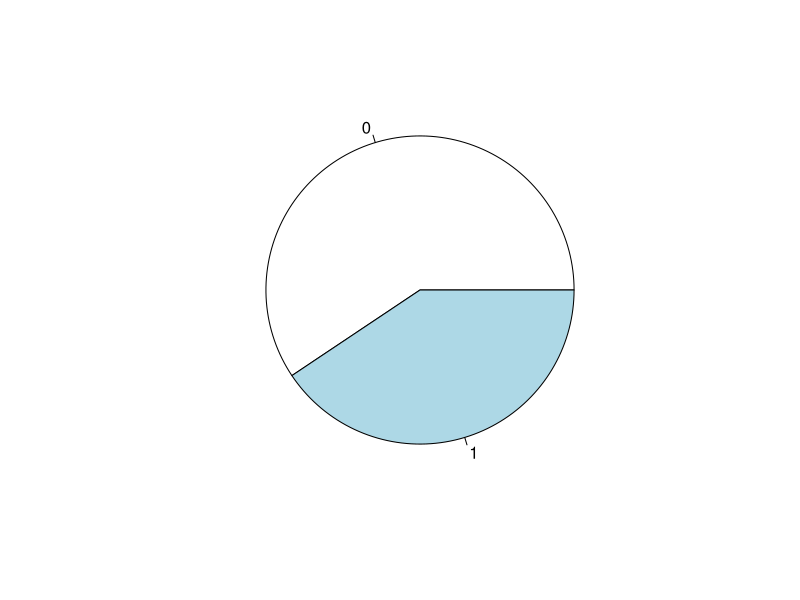
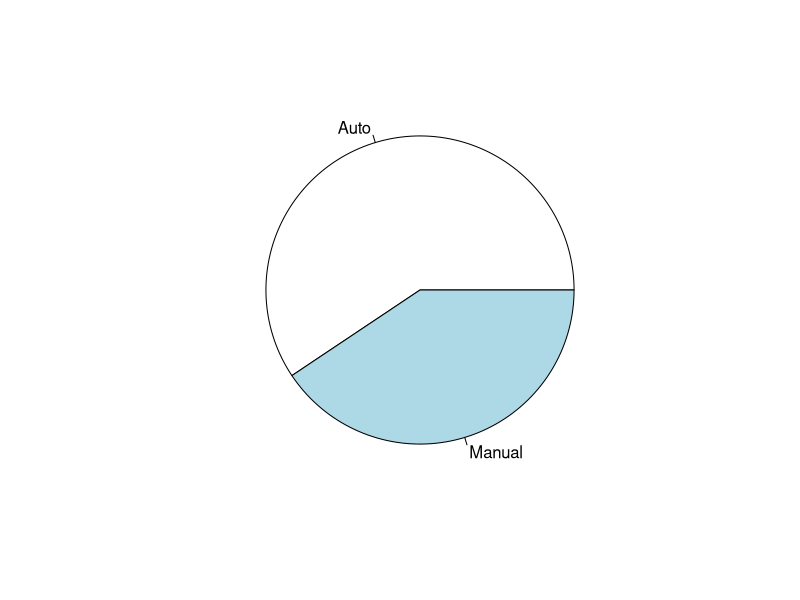
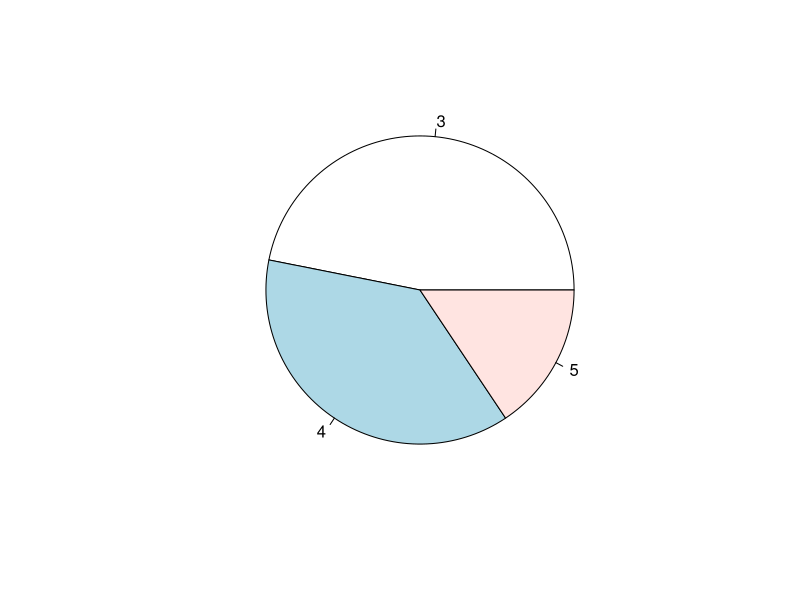
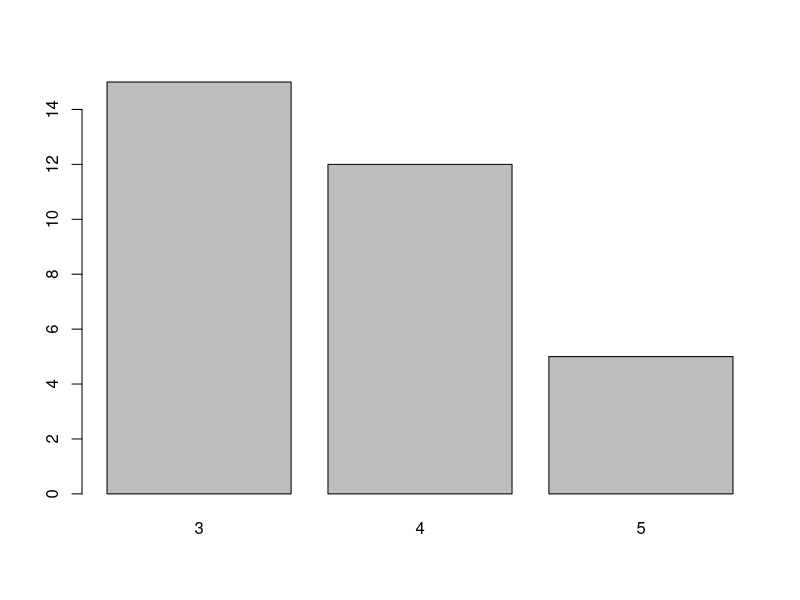
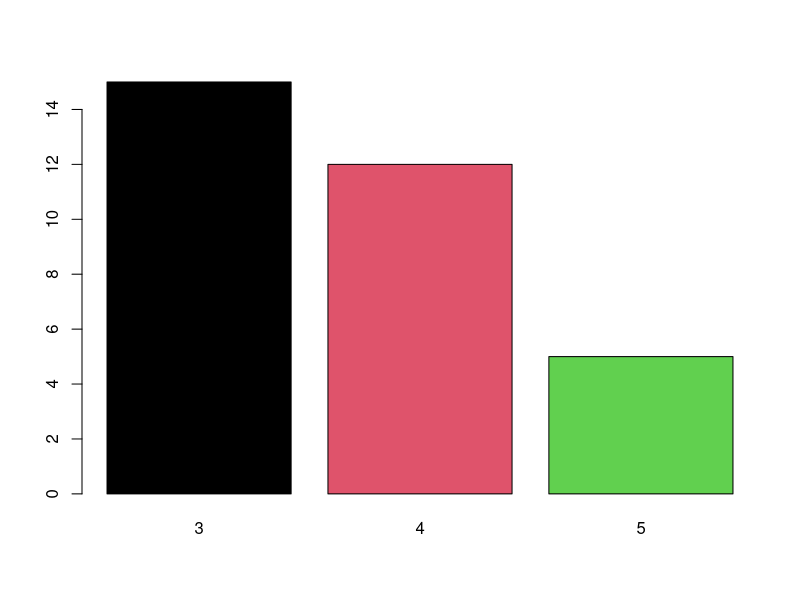
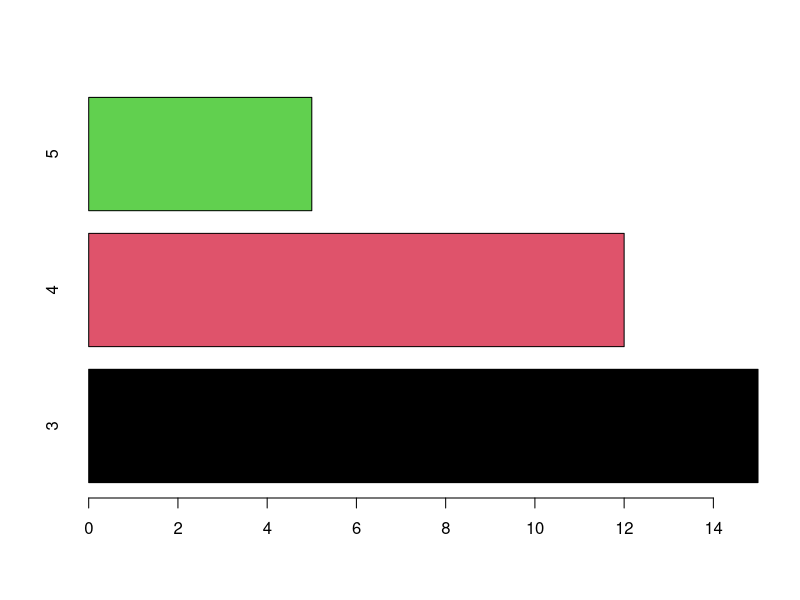
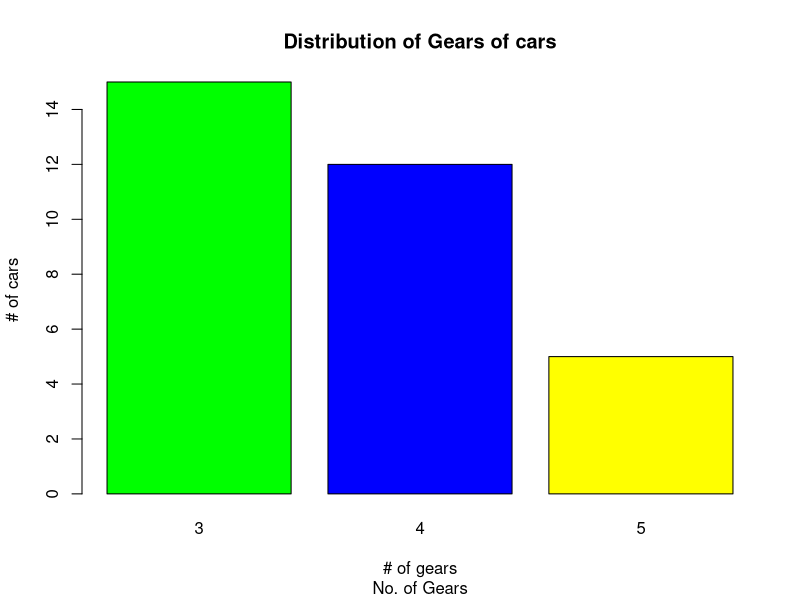

Write R code to recreate these figures, in order.
#analysis of dataset mtcars using dplyr
#learn to use dplyr package
library(dplyr)
?mtcars
str(mtcars) #structure
dim(mtcars) #dimensions
names(mtcars) #colnames
colnames(mtcars) #mtcars
rownames(mtcars)
summary(mtcars) #summary of dataset
head(mtcars) #6 observations
t1 = table(mtcars$am)
pie(t1)
?pie
pie(t1, labels = c('Auto', 'Manual'))
t2 = table(mtcars$gear)
t2
pie(t2)
?table
barplot(t2)
barplot(t2, col=1:3)
barplot(t2, col=1:3, horiz=T)
?barplot
barplot(t2, col=c('green','blue','yellow'), xlab = '# of gears', ylab = '# of cars')
title(main='Distribution of Gears of cars', sub='No. of Gears')
